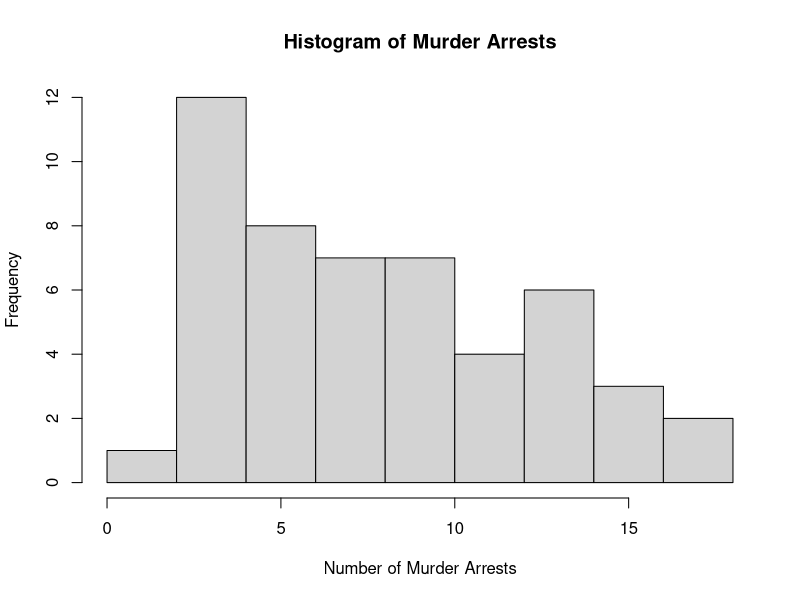
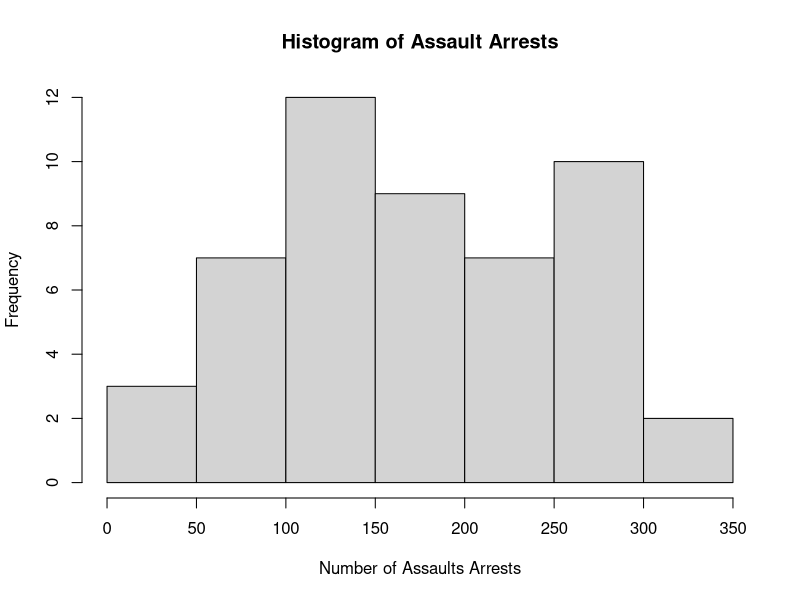
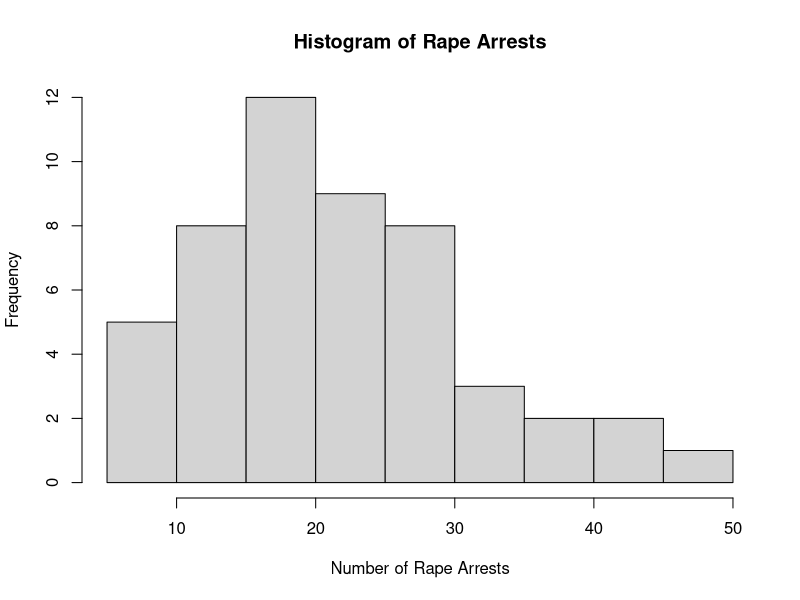
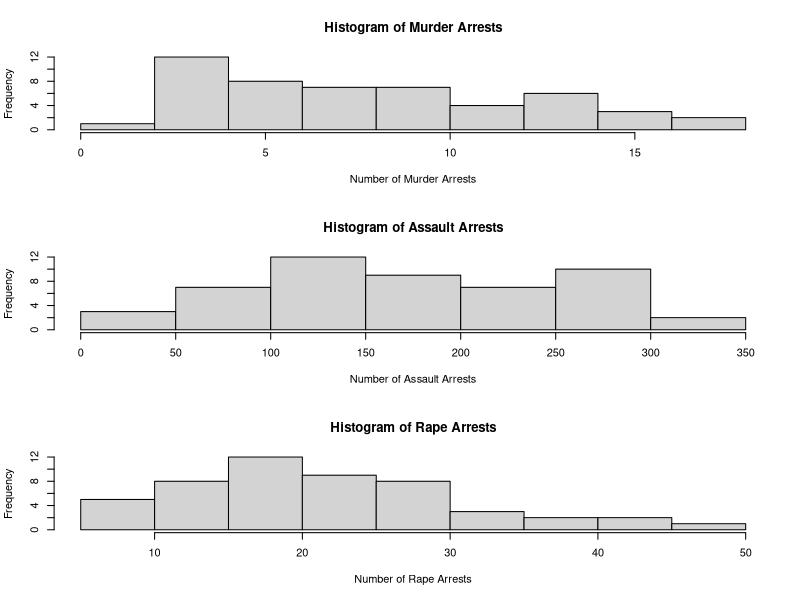

Source code (R) for these figures, in order:
## ---- chunk 1
knitr::opts_chunk$set(message=FALSE,warning=FALSE, cache=TRUE)
## ---- chunk 2
#Install data set package

#install.packages("datasets")

#Load the library of datasets 

library(datasets)

## ---- chunk 3
#Load USArrests data set

USArrests

#Rename USArrests dat

dat<-USArrests

#Now USArrests data set is called dat
## ---- chunk 4
#finding names of state variables

names(dat)
## ---- chunk 5
#Make a histogram of murder with proper axis titles (Problem 5)

hist(dat$Murder, xlab = "Number of Murder Arrests", main = "Histogram of Murder Arrests")
## ---- chunk 6
#Summarizing Murder quantitatively (Problem 6)

summary(dat$Murder)
## ---- chunk 7
#Make a histogram of Assault with the proper axis titles (Problem 7)

hist(dat$Assault , xlab = "Number of Assaults Arrests" , main = "Histogram of Assault Arrests")

#Make a histogram of Rape with proper axis titles (Problem 7)

hist(dat$Rape , xlab = "Number of Rape Arrests" , main = "Histogram of Rape Arrests")

#Make a plot of all 3 histograms (Murder, Assault, and Rape) together (Problem 7)

par(mfrow=c(3,1)) 
hist(dat$Murder, xlab = "Number of Murder Arrests", main = "Histogram of Murder Arrests")
hist(dat$Assault , xlab = "Number of Assault Arrests" , main = "Histogram of Assault Arrests")
hist(dat$Rape , xlab = "Number of Rape Arrests" , main = "Histogram of Rape Arrests")
